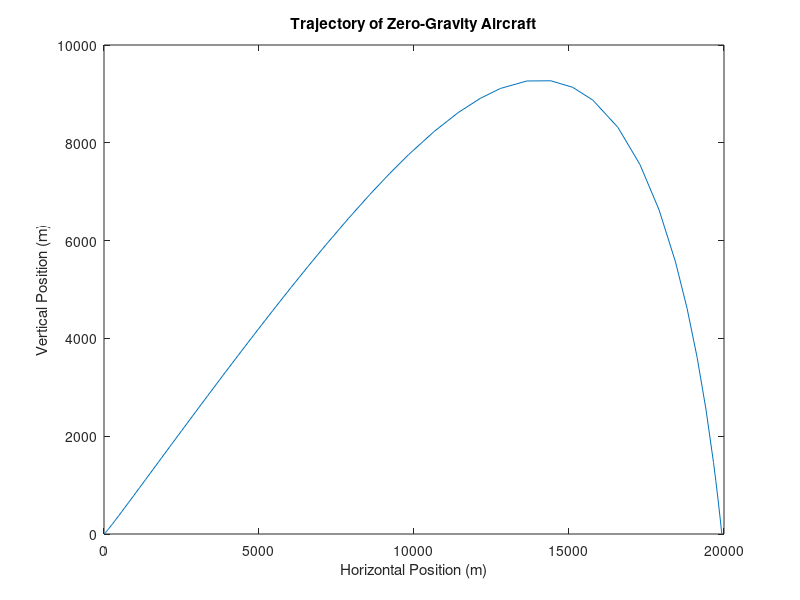

This figure's MATLAB source:
function plane()
% Modeling a Boeing 727

    g = 9.81;        % acceleration due to gravity (m/s^2)
    m = 65000;      % mass of airplane (kg)
    rho = 1.3;      % density of air (kg/m^3)
    A = 330;        % cross-sectional area of plane (m^2)
    C_l = 0.56;     % coefficient of lift (dimensionless)
    C_D = 0.6;      % coefficient of drag (dimensionless)
    
    %F_thrust = 750000;
    
    initial_pos = [0, 0];
    initial_vel = [40, 10];
    
    options = odeset('events', @events);
    
    [TIME, Y] = ode45(@differentials, [0, 2000], [initial_pos, initial_vel], options);
    
    plot(Y(:,1), Y(:,2));
    axis([0, 2e4, 0, 10000]);
    xlabel('Horizontal Position (m)');
    ylabel('Vertical Position (m)');
    title('Trajectory of Zero-Gravity Aircraft');

    function res = differentials(t, W)
        P = W(1:2);
        V = W(3:4);
        
        v = norm(V);
        v_hat = V / v;
        s_hat = fliplr(v_hat);
        
        % Different ways of varying thrust
        F_thrust = 1.75*7500000*exp(-0.139*t);
        %F_thrust = 7500000*( cos(2*pi*t / 4));
        %F_thrust = 750000*round(1.5*cos(2*pi*t));
        
        dPdt = V;
        dVdt = [0; -g] + ([F_thrust*cos(pi/4);F_thrust*cos(pi/4)]/m) + ((rho*A*v^2) / (2*m)) * (C_l*s_hat - C_D*v_hat);
        
        res = [dPdt; dVdt];
    end

    function [value, isterminal, direction] = events(t, W)
        value = W(2);
        
        direction = -1;
        isterminal = 1;
    end

    function [value, isterminal, direction] = events2(t, W)
        value = W(2) - 30;
        
        direction = -1;
        isterminal = 1;
    end

end
